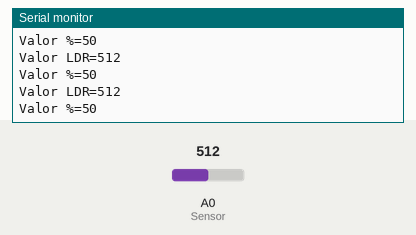
A sketch run on a simulated ESP8266 (NodeMCU). On the bench: the last lines printed to the serial monitor. The test bench sets the inputs (shaded band); at power-on: A0 (Sensor) = 512.

Above: at 1.2 s.
1.3 s: A0 (Sensor) set to 716
At 1.56 s:
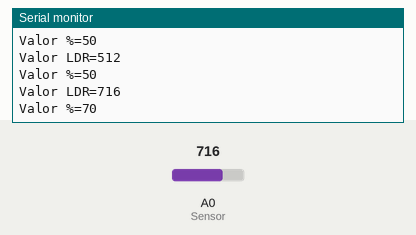
2.8 s: A0 (Sensor) set to 900
At 2.96 s:
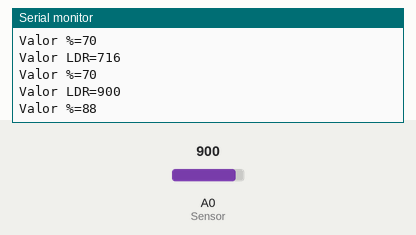
Timing chart, 0 to 5.8 s (numbered marks = the images above; inputs shaded):
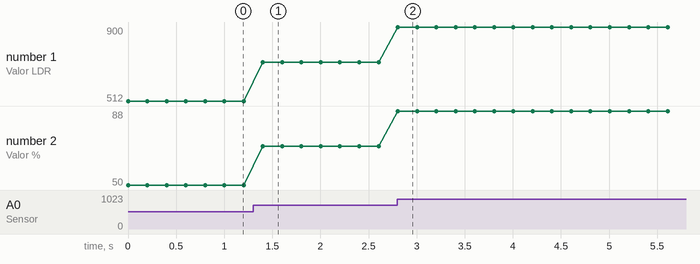

The sketch:

06.1-analog-LDR-MAP.ino
```cpp
// Define o pino dos LEDs
#define LedVd D0
#define LedAm D1
#define LedVm D2
#define LedAz D4

//Define pino dos Botões
#define Botao1 D3
#define Botao2 D5

//Define pino do Analógico
#define Sensor A0


// Definição das variáveis
int analogValue = 0 ;    //Inicializa Variável Valor Entrada Analógica

void setup()
{
  Serial.begin(9600); //Set da velocidade 9600 bps
}
void loop()
{
  analogValue = analogRead(Sensor);     //Lendo Entrada Analógica
  Serial.print("Valor LDR=");   //Print Valor LDR na Serial
  Serial.println(analogValue);  //Print Valor Entrada Analógica na Serial
  Serial.print("Valor %=");   //Print Valor LDR na Serial
  Serial.println(map(analogValue,0,1023,0,100));  //Print Valor Entrada Analógica na Serial

  delay(200);

}
```

Measured:
- after the input at 1.3 s, the serial monitor: prints a new line after 0.10 s (image 1)
- after the input at 2.8 s, the serial monitor: prints a new line at once (image 2)
- plotted number 1: 512 → 716 after the input at 1.3 s, 716 → 900 after the input at 2.8 s
- plotted number 2: 50 → 70 after the input at 1.3 s, 70 → 88 after the input at 2.8 s
